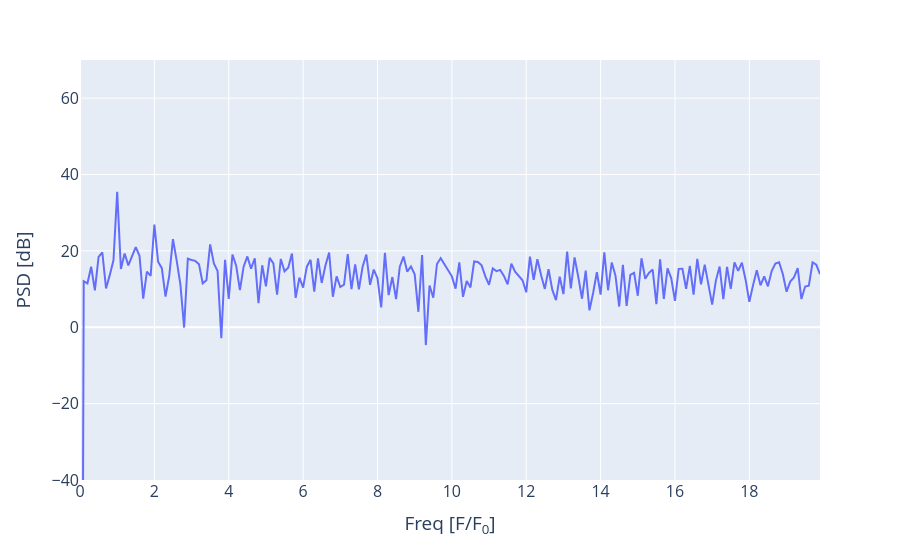

Notebook source saved alongside this figure:
### Code cell
freq_lim = 20
freq_index = fft_freq<freq_lim
fig_new = px.line(x=fft_freq[freq_index], y=10*np.log10(fft_amp[freq_index]))
fig_new.update_layout(
    yaxis_range=[-40,70],
    xaxis=dict(title="Freq [F/F<sub>0</sub>]"),
    yaxis=dict(title=r"PSD [dB]"), font_size=16
)
fig_new.show()

### Figure 1 — Plotly figure (JSON) as saved in the notebook; plotly's stock layout.template omitted (floating-point values rounded to 4 significant figures; data arrays with more than 128 entries replaced by an {"elided": "..."} marker saying what was removed)
{"data": [{"hovertemplate": "x=%{x}<br>y=%{y}<extra></extra>", "legendgroup": "", "line": {"color": "#636efa", "dash": "solid"}, "marker": {"symbol": "circle"}, "mode": "lines", "name": "", "orientation": "v", "showlegend": false, "type": "scatter", "x": {"elided": "200 float values"}, "xaxis": "x", "y": {"elided": "200 float values"}, "yaxis": "y"}], "layout": {"autosize": true, "font": {"size": 16}, "legend": {"tracegroupgap": 0}, "margin": {"t": 60}, "xaxis": {"anchor": "y", "autorange": true, "domain": [0, 1], "range": [0, 19.9], "title": {"text": "Freq [F/F<sub>0</sub>]"}, "type": "linear"}, "yaxis": {"anchor": "x", "domain": [0, 1], "range": [-40, 70], "title": {"text": "PSD [dB]"}, "type": "linear"}}}
